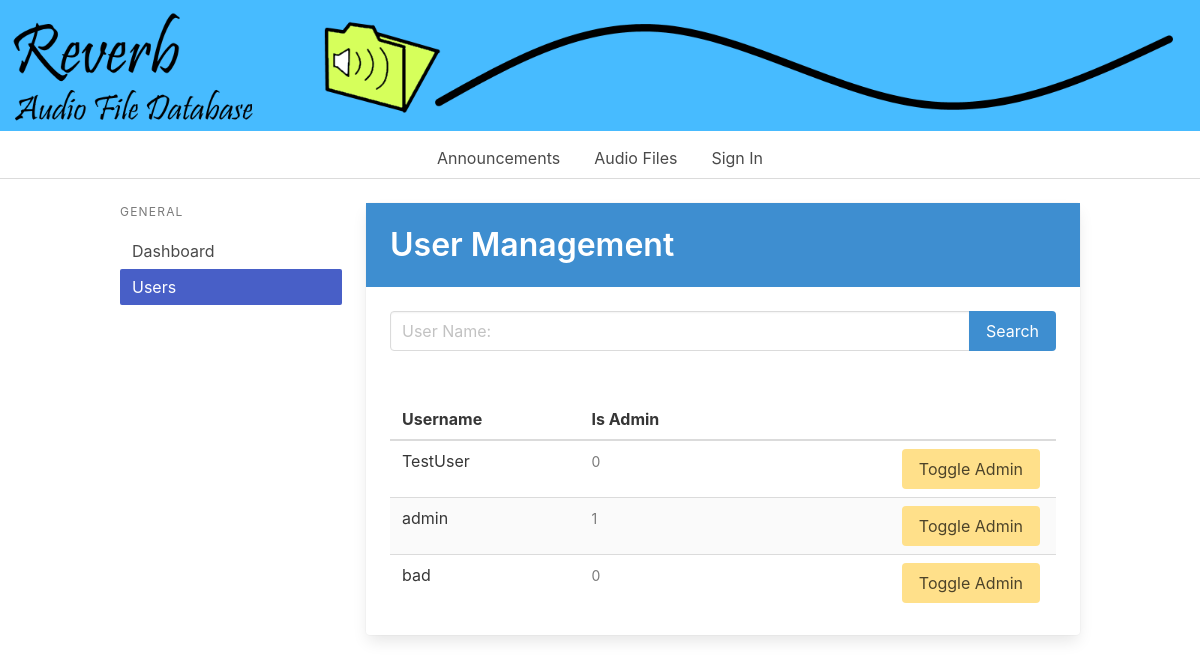
Page /admin/adminUsers.php on the committed database.
### tables this page shows
CREATE TABLE `user` (
  `IDUser` int(11) NOT NULL,
  `Username` varchar(200) NOT NULL,
  `Password` varchar(200) NOT NULL,
  `IsAdmin` tinyint(1) NOT NULL DEFAULT 0
);

### admin/adminUsers.php (the view, shortened to what this page needs)
<!DOCTYPE html>
<html lang="en">
	<head>
		<link rel="stylesheet"
		href="https://cdnjs.cloudflare.com/ajax/libs/bulma/0.9.3/css/bulma.min.css">
	</head>
	<body>
		<?php include("../shared/header.php"); ?>
		<div class="container">
			<div class="columns">
				<?php include("../admin/adminDashboardSidePanel.php"); ?>
				<div class="column is-9">
					<div class="card has-table">
						<section class="hero is-info welcome is-small">
							<div class="hero-body">
								<div class="container">
									<h1 class="title">
										User Management
									</h1>
								</div>
							</div>
						</section>
						<form method="post">
							<div class="card-content">
								<div class="field has-addons">
									<div class="control is-expanded">
										<input class="input" type="text" name ="txtSearch" placeholder="User Name:">
									</div>
									<div class="control">
										<button class="button is-info" type="submit" name="btnSearch">
											Search
										</button>
									</div>
								</div>
							</div>
						</form>
						<div class="card-content">
							<div class="b-table has-pagination">
								<div class="table-wrapper has-mobile-cards">
									<table class="table is-fullwidth is-striped is-hoverable is-fullwidth">
										<thead>
											<tr>
												<th>Username</th>
												<th>Is Admin</th>
												<th></th>
											</tr>
										</thead>
										<tbody id = "userEntries">
											<?php
												if(isset($_POST['btnSearch'])) {
													$conn = new mysqli("localhost", "root", "", "reverb");
													$result=mysqli_query($conn,"SELECT * FROM `user` WHERE `Username` LIKE '%" . $_POST['txtSearch'] . "%';");
													while ($row = $result->fetch_assoc()) {
														echo	'<tr">
																	<form action="../logic/toggleAdmin.php" method="post">
																		<td>
																			<input type="hidden" name="txtUser" value = "'. $row['Username'] . '"</input>' . $row['Username'] . '
																		</td>
																		<td>
																			<small class="has-text-grey is-abbr-like">' . $row['IsAdmin'] . '</small>
																		</td>
																		<td class="is-actions-cell">
																			<div class="buttons is-right">
																				<button class="button is-warning is-primary" type="submit">
																					Toggle Admin
																				</button>
																			</div>
																		</td>
																	</form>
																</tr>';
													}
												} else {
													$conn = new mysqli("localhost", "root", "", "reverb");
													$result=mysqli_query($conn,"SELECT * FROM `user`;");
													while ($row = $result->fetch_assoc()) {
														echo	'<tr">
																	<form action="../logic/toggleAdmin.php" method="post">
																		<td>
																			<input type="hidden" name="txtUser" value = "'. $row['Username'] . '"</input>' . $row['Username'] . '
																		</td>
																		<td>
																			<small class="has-text-grey is-abbr-like">' . $row['IsAdmin'] . '</small>
																		</td>
																		<td class="is-actions-cell">
																			<div class="buttons is-right">
																				<button class="button is-warning is-primary" type="submit">
																					Toggle Admin
																				</button>
																			</div>
																		</td>
																	</form>
																</tr>';
													}
												}
											?>
										</tbody>
									</table>
								</div>
							</div>
						</div>
					</div>
				</div>
			</div>
		</div>
	</body>
</html>

### rows in the picture
user: Username "TestUser", IsAdmin "0"
user: Username "admin", IsAdmin "1"
user: Username "bad", IsAdmin "0"
